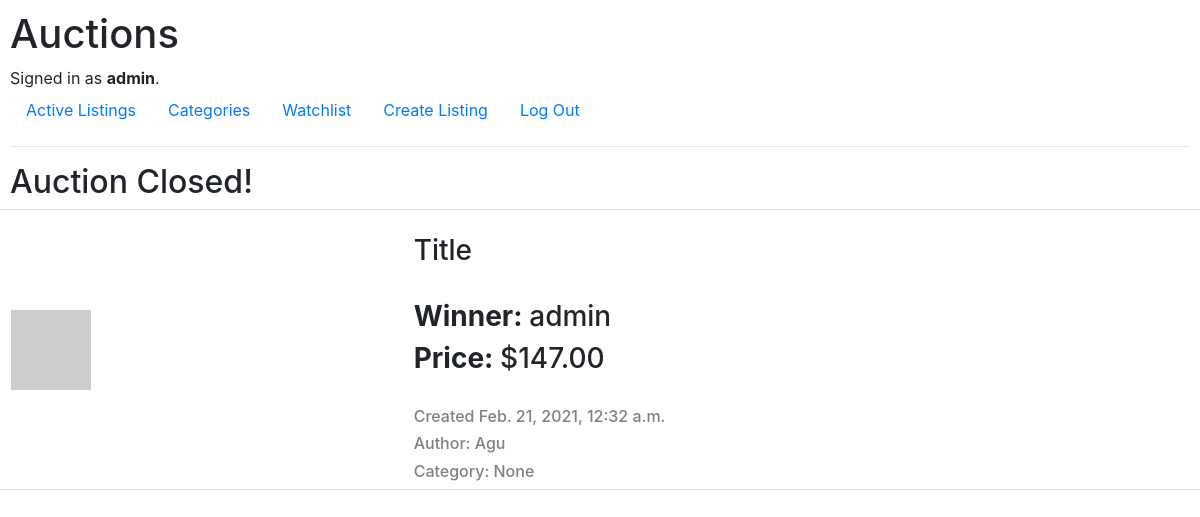
The app's page /close/1/ (signed in) with its own data.
### auctions/models.py (models this page shows, shortened)
class User(AbstractUser):
    pass

class AuctionList(models.Model):
    title = models.CharField(max_length=64)
    image_url = models.CharField(max_length=1024)
    description = models.CharField(max_length=256)
    price = models.DecimalField(max_digits=10, decimal_places=2)
    category = models.ForeignKey(
        Category, on_delete=models.CASCADE, null=True, blank=True)
    active = models.BooleanField(blank=True, null=True, default=True)
    creation_datetime = models.DateTimeField(auto_now_add=True)
    author = models.ForeignKey(User, on_delete=models.CASCADE, default=None, related_name="author")
    winner = models.ForeignKey(User, on_delete=models.CASCADE, null=True, blank=True, default=None, related_name="winner")

### auctions/views.py (the view)
# urls.py: path("close/<int:product_id>/", views.close_view, name="close"),
def close_view(request, product_id):
    current_product = AuctionList.objects.get(pk=product_id)
    current_product.active = False
    current_product.save()
    return render(request, "auctions/close.html", {
        "product": AuctionList.objects.get(id=product_id)
    })

### auctions/templates/auctions/close.html
{% extends "auctions/layout.html" %}
{% block body %}
<h2>Auction Closed!</h2>
<div style="height:300px">
    <div class="row border border-gray rounded align-items-center mt-2">
        <div class="col-4">
            <img src="{{ product.image_url }}" class="img-fluid" alt="product image">
        </div>
        <div class="col-8">
            <br>
            <h3>{{ product.title }}</h3>
            <br>
            <h3><b>Winner: </b>{{ product.winner }}</h3>
            <h3><b>Price: </b>${{ product.price }}</h3>
            <br>
            <h6 style="color: gray;">Created {{ product.creation_datetime }}</h6>
            <h6 style="color: gray;">Author: {{ product.author }}</h6>
            <h6 style="color: gray;">Category: {{ product.category }}</h6>
        </div>
    </div>
</div>
{% endblock %}

### auctions/templates/auctions/layout.html (shortened to what this page needs)
{% load static %}
<!DOCTYPE html>
<html lang="en">
<head>
    <link rel="stylesheet" href="https://stackpath.bootstrapcdn.com/bootstrap/4.4.1/css/bootstrap.min.css"
>
    <link href="{% static 'auctions/styles.css' %}" rel="stylesheet">
</head>
<body>
    <h1>Auctions</h1>
    <div>
        {% if user.is_authenticated %}
        Signed in as <strong>{{ user.username }}</strong>.
        {% else %}
        Not signed in.
        {% endif %}
    </div>
    <ul class="nav">
        <li class="nav-item">
            <a class="nav-link" href="{% url 'index' %}">Active Listings</a>
        </li>
        <li class="nav-item">
            <a class="nav-link" href="{% url 'categories' %}">Categories</a>
        </li>
        {% if user.is_authenticated %}
        <li class="nav-item">
            <a class="nav-link" href="{% url 'watchlist' %}">Watchlist</a>
        <li class="nav-item">
            <a class="nav-link" href="{% url 'create' %}">Create Listing</a>
        </li>
        <li class="nav-item">
            <a class="nav-link" href="{% url 'logout' %}">Log Out</a>
        </li>
        {% endif %}
    </ul>
    <hr>
    {% block body %}
    {% endblock %}
</body>
</html>

### auctions/static/auctions/styles.css (style rules this page uses)
body { padding: 10px; }

### records on screen
User: username "admin"
AuctionList: title "Title", winner "admin", price "147.00", creation_datetime "Feb. 21, 2021, 12:32 a.m.", author "Agu", category "None"
